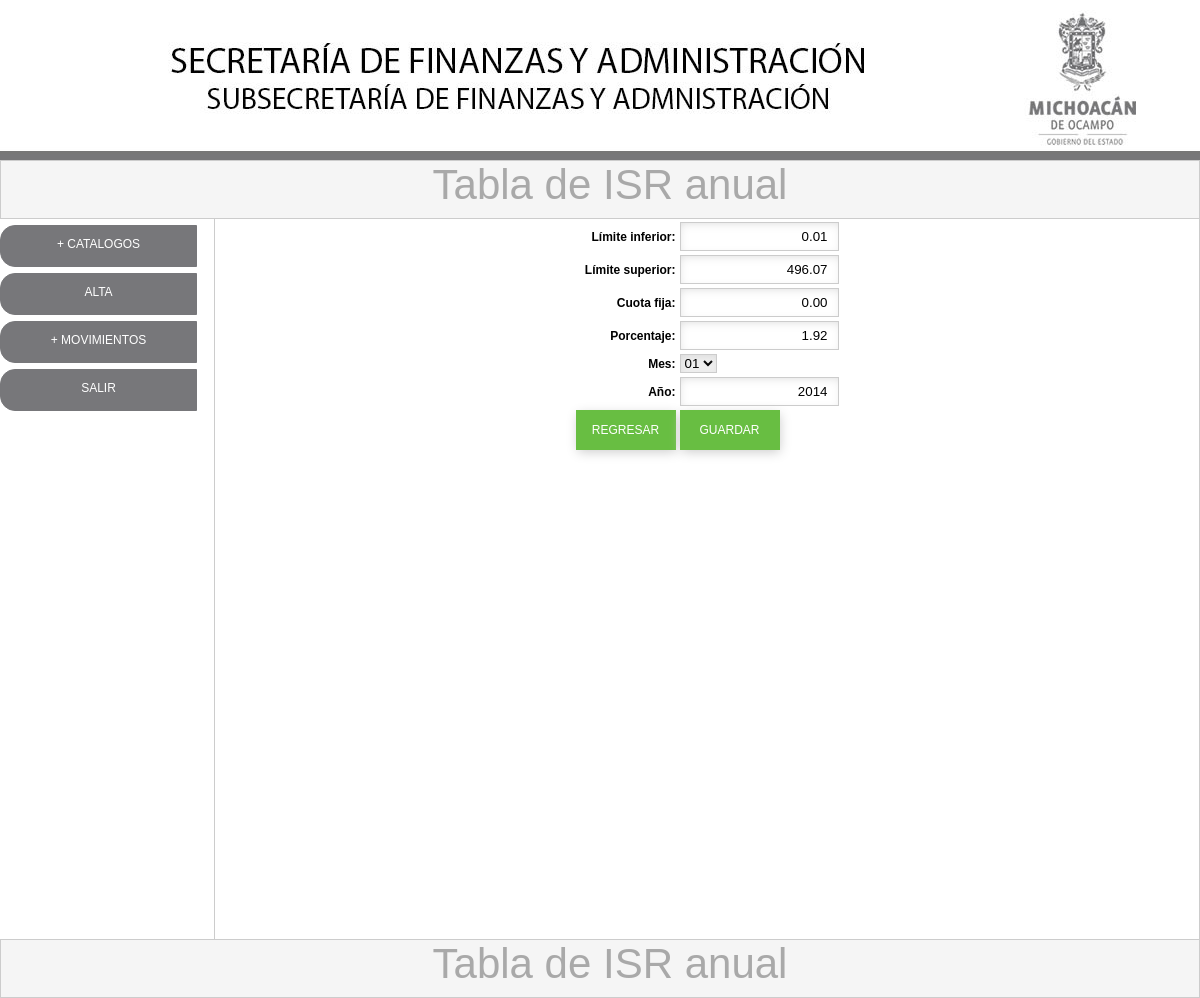
/cat_isranual_md.php?id=1 (signed in), run on the app's committed database.
### tables this page shows
CREATE TABLE `isranual` (
  `id` int(10) unsigned NOT NULL DEFAULT '0',
  `limiteinferior` decimal(10,2) NOT NULL,
  `limitesuperior` decimal(10,2) NOT NULL,
  `cuotafija` decimal(10,2) NOT NULL,
  `porciento` decimal(10,4) NOT NULL,
  `mes` varchar(2) DEFAULT NULL,
  `anio` varchar(4) DEFAULT NULL
);

### cat_isranual_md.php (the view, shortened to what this page needs)
<?php require_once('Connections/conexion.php'); ?>
<?php
if (!function_exists("GetSQLValueString")) {
function GetSQLValueString($theValue, $theType, $theDefinedValue = "", $theNotDefinedValue = "")
{
  $theValue = function_exists("mysql_real_escape_string") ? mysql_real_escape_string($theValue) : mysql_escape_string($theValue);
  switch ($theType) {
    case "long":
    case "int":
      $theValue = ($theValue != "") ? intval($theValue) : "NULL";
      break;
  }
  return $theValue;
}
}
$editFormAction = $_SERVER['PHP_SELF'];
if (isset($_SERVER['QUERY_STRING'])) {
  $editFormAction .= "?" . htmlentities($_SERVER['QUERY_STRING']);
}
$colname_isranual = "-1";
if (isset($_GET['id'])) {
  $colname_isranual = $_GET['id'];
}
$query_isranual = sprintf("SELECT id, limiteinferior, limitesuperior, cuotafija, porciento, mes, anio FROM isranual WHERE id = %s", GetSQLValueString($colname_isranual, "int"));
$isranual = mysql_query($query_isranual, $conexion) or die(mysql_error());
$row_isranual = mysql_fetch_assoc($isranual);
?>
<!doctype html>
<html>
<head>
<link rel="stylesheet" type="text/css" href="css/estilos.css">
</head>
<body topmargin="0" leftmargin="0">
<div id="todo">
	<div id="cabeza_prin">
    </div>
    <div id="tituloarriba">
   		<div id="titulosup">Tabla de ISR anual</div>
    </div>
    <div id="cuerpo">
    	<div id="panelizq">
			<? include("menu.php"); ?>
        </div>
        <div id="centro_prin">
          <form method="post" name="form1" action="<?php echo $editFormAction; ?>">
            <table align="center">
              <tr valign="baseline">
                <td nowrap align="right"><label class="label">Límite inferior:</label></td>
                <td><input class="campo" type="text" name="limiteinferior" value="<?php echo htmlentities($row_isranual['limiteinferior'], ENT_COMPAT, 'iso-8859-1'); ?>" onClick="select();" onKeyPress="return solonumeros(this.form, event);" size="15" maxlength="15" style="text-align:right;"></td>
              </tr>
              <tr valign="baseline">
                <td nowrap align="right"><label class="label">Límite superior:</label></td>
                <td><input class="campo" type="text" name="limitesuperior" value="<?php echo htmlentities($row_isranual['limitesuperior'], ENT_COMPAT, 'iso-8859-1'); ?>" onClick="select();" onKeyPress="return solonumeros(this.form, event);" size="15" maxlength="15" style="text-align:right;"></td>
              </tr>
              <tr valign="baseline">
                <td nowrap align="right"><label class="label">Cuota fija:</label></td>
                <td><input class="campo" type="text" name="cuotafija" value="<?php echo htmlentities($row_isranual['cuotafija'], ENT_COMPAT, 'iso-8859-1'); ?>" onClick="select();" onKeyPress="return solonumeros(this.form, event);" size="15" maxlength="15" style="text-align:right;"></td>
              </tr>
              <tr valign="baseline">
                <td nowrap align="right"><label class="label">Porcentaje:</label></td>
                <td><input class="campo" type="text" name="porciento" value="<?php echo htmlentities(number_format($row_isranual['porciento'], 2, ".", ""), ENT_COMPAT, 'iso-8859-1'); ?>" onClick="select();" onKeyPress="return solonumeros(this.form, event);" size="15" maxlength="15" style="text-align:right;"></td>
              </tr>
              <tr valign="baseline">
                <td nowrap align="right"><label class="label">Mes:</label></td>
                <td><select name="mes" class="lista">
                  <option value="1" <?php if (!(strcmp(1, htmlentities($row_isranual['mes'], ENT_COMPAT, 'iso-8859-1')))) {echo "SELECTED";} ?>>01</option>
                </select></td>
              </tr>
              <tr valign="baseline">
                <td nowrap align="right"><label class="label">Año:</label></td>
                <td><input class="campo" type="text" name="anio" value="<?php echo htmlentities($row_isranual['anio'], ENT_COMPAT, 'iso-8859-1'); ?>" onClick="select();" onKeyPress="return solonumeros(this.form, event);" size="15" maxlength="15" style="text-align:right;"></td>
              </tr>
              <tr valign="baseline">
                <td nowrap align="right"><input class="boton" type="button" name="regresar" id="regresar" value="REGRESAR" onClick="location.replace('cat_isranual.php')"></td>
                <td><input class="boton" type="button" name="guardar" id="guardar" value="GUARDAR" onClick="if(valida(this.form)) submit();"></td>
              </tr>
            </table>
          </form>
          <p>&nbsp;</p>
        </div>
    </div>
    <div id="tituloabajo">
   		<div id="tituloinf">Tabla de ISR anual
        </div>
    </div>
</div>
</body>
</html>

### css/estilos.css (style rules this page uses)
#todo { margin: 10px auto; width: 1200px; }
#cabeza_prin { width:1200px; height:150px; background: url(../imagenes/bannernomina.jpg); }
#cuerpo { width:1200px; height:645px; }
#panelizq { float:left; width:214px; height:637px; }
#centro_prin { float:left; border-left:1px solid #CCC; border-right:1px solid #CCC; width:984px;; height:720px; background-repeat:no-repeat; background-position:center; background-size:800px; }
#tituloarriba { border:1px solid #CCC; width:1198px; height:57px; background:#F5F5F5; }
#tituloabajo { border:1px solid #CCC; width:1198px; height:57px; background:#F5F5F5; float: left; }
#titulosup { padding-left:20px; font-family: Tahoma, Geneva, sans-serif; font-size: 42px; color: #A9A9A9; text-align:center; }
#tituloinf { padding-left:20px; font-family: Tahoma, Geneva, sans-serif; font-size: 42px; color: #A9A9A9; text-align:center; }
.campo { border: 0; outline:none; height:25px; border:1px solid #CCC; -webkit-box-shadow: inset 1px 3px 12px -5px #CCC; box-shadow: inset 1px 3px 12px -5px #CCC; padding-left:10px; padding-right:10px; }
.label { padding-left:5px; font-family:Tahoma, Geneva, sans-serif; font-size:12px; font-weight:bold; color:#000000; }
.lista { outline: none; border: 1px solid #CCC; -webkit-box-shadow: inset 1px 3px 12px -5px #CCC; box-shadow: inset 1px 3px 12px -5px #CCC; font-family: Tahoma, Geneva, sans-serif; }
.boton { width:100px; height:40px; font-family:Tahoma, Geneva, sans-serif; font-size:12px; border:1px solid #68BE42; background:#68BE42; color:#FFFFFF; -webkit-box-shadow: 1px 3px 12px -1px #CCC; box-shadow: 1px 3px 12px -1px #CCC; }

### data on the page
isranual: limiteinferior "0.01", limitesuperior "496.07", cuotafija "0.00", porciento "1.92", anio "2014"
